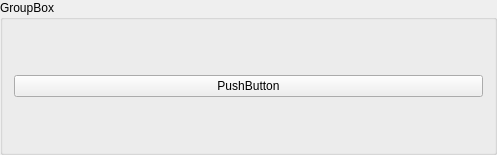
<?xml version="1.0" encoding="UTF-8"?>
<ui version="4.0">
 <class>GroupBox</class>
 <widget class="QGroupBox" name="GroupBox">
  <property name="geometry">
   <rect>
    <x>0</x>
    <y>0</y>
    <width>497</width>
    <height>155</height>
   </rect>
  </property>
  <property name="windowTitle">
   <string>GroupBox</string>
  </property>
  <property name="title">
   <string>GroupBox</string>
  </property>
  <layout class="QGridLayout" name="gridLayout">
   <item row="0" column="0">
    <widget class="QPushButton" name="pushButton">
     <property name="text">
      <string>PushButton</string>
     </property>
    </widget>
   </item>
  </layout>
 </widget>
 <resources/>
 <connections/>
</ui>
